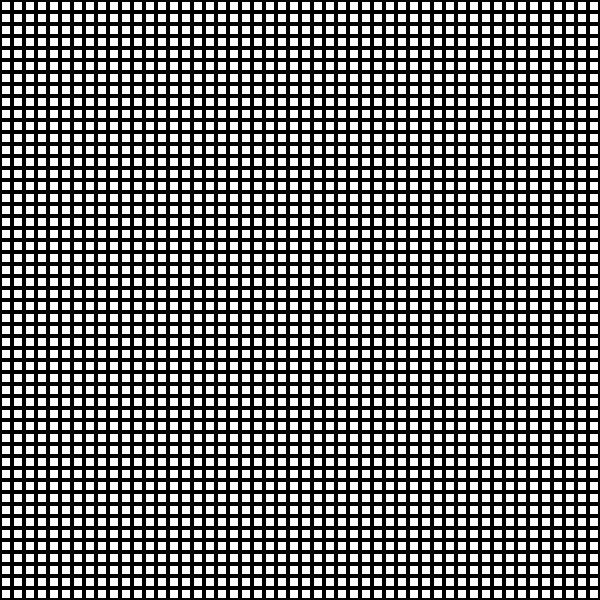
Frame 1 (no input)
Frame 60 (the mouse pressed at the canvas centre just before this capture): identical to frame 1, image omitted
Frame 120 (the mouse held since frame 60 and released just before this capture): identical to frame 1, image omitted

The Processing sketch that drew this single still picture (run headless with seeded random() and noise(); from frame 60 on, the mouse is pressed at the canvas centre):

// Processing sketch: sketch_260311b
// ── sketch_260311b.pde
int w = 600;
int h = 600;
int col = 50;
int row = 50;

Block[][] blocks;

float percent = 30;

void setup() {
  size(600, 600);
  
  blocks = new Block[row][col];
  
  int col_step = w / col;
  int row_step = h / row;
  
  float w_rect = col_step * percent / 100;
  float h_rect = row_step * percent / 100;
  rectMode(CENTER);
  
  //background(0);
  
  //for (int y = 0; y < h; y += row_step) {
  //  //line(0, y, w, y);
  //  float cy = y - row_step / 2;
  //  for (int x = 0; x < w; x += col_step) {
  //    //line(x, h, x, 0);
  //    float cx = x - col_step / 2;
  //    fill(255);
  //    rect(cx + col_step, cy + row_step, col_step - w_rect, row_step - h_rect);
  //  }
  //}
  
  for (int i = 0; i < row; i++) {
    float cy = (i * row_step) - row_step / 2;
    for (int j = 0; j < col; j++) {
      float cx = (j * col_step) - col_step / 2;
      blocks[i][j] = new Block(cx + col_step, cy + row_step, col_step - w_rect, row_step - h_rect);
    }
  }
  
}


void draw() {
  background(0);
  for (int i = 0; i < row; i++) {
    for (int j = 0; j < col; j++) {
      blocks[i][j].display();
    }
  }


}

// ── block.pde
class Block {
  
  float xcoord;
  float ycoord;
  float w;
  float h;
  
  // Costruttore
  Block(float x, float y, float wsize, float hsize) {
    this.xcoord = x;
    this.ycoord = y;
    this.w = wsize;
    this.h = hsize;
  }
  
  // metodo per la visualizzazione del blocco
  void display() {
    fill(255);
    rect(this.xcoord, this.ycoord, this.w, this.h);
  }
  
  void update_position(float x, float y) {
    this.xcoord = x;
    this.ycoord = y;
  }

}
